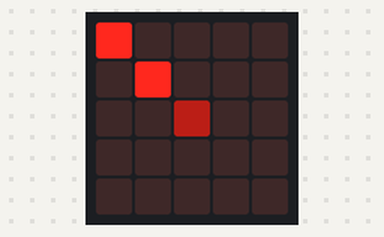
Bench run of a program on a simulated BBC micro:bit (MakeCode). On the bench: the board's 5×5 LED display.

Above: at 0.1 s.
At 1.1 s:
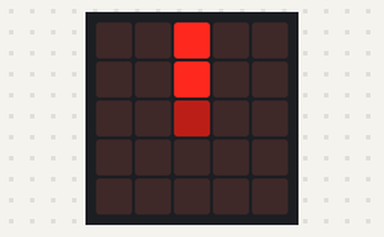
At 2.1 s:
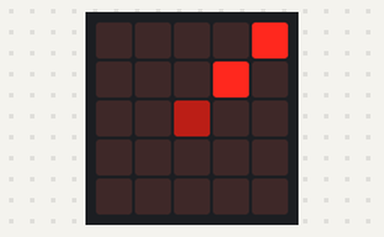
At 3.1 s:
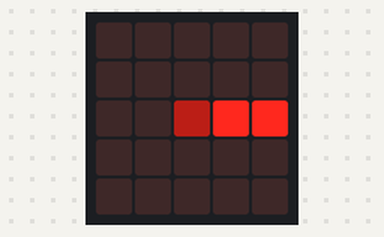
At 5.1 s:
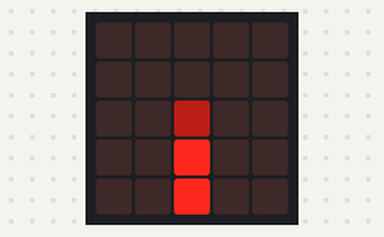
At 7.1 s:
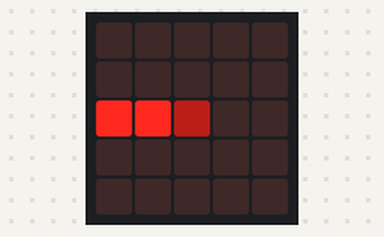

The program:

main.ts
```typescript
led.plotBrightness(2, 2, 75)
led.plot(0, 0)
led.plot(1, 1)
let steps = 0
let x0 = 0
let x1 = 0
let y0 = 1
let y1 = 1
let end = 0
while (end == 0) {
    basic.clearScreen()
    led.plotBrightness(2, 2, 75)
    led.plot(x0, x1)
    led.plot(y0, y1)
    if (steps <= 1) {
        x0 += 2
        y0 += 1
    } else if (steps >= 2 && steps <= 3) {
        x1 += 2
        y1 += 1
    } else if (steps >= 4 && steps <= 5) {
        x0 += -2
        y0 += -1
    } else if (steps >= 6 && steps <= 7) {
        x1 += -2
        y1 += -1
    }

    steps += 1
    if (steps == 8) {
        steps = 0
    }

    basic.pause(1000)
}
```

test.ts
```typescript
// Tady jsou testy. Při použití tohoto balíčku jako rozšíření nebude zkompilováno.
```

Measured:
- by itself, everything shown: repeats every 8.0 s, in 8 steps
- what the display in image 1 shows lasts 1.0 s, from 1.0 s to 2.0 s
